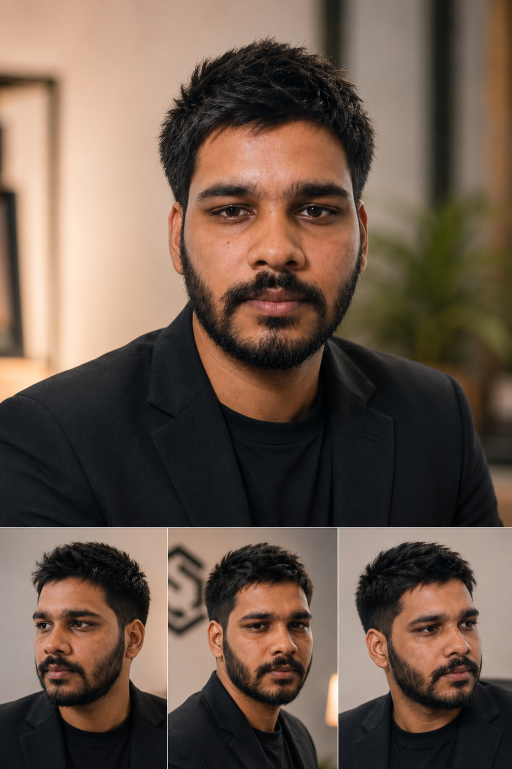
#> input picture gourav.png, 1023 x 1537 px (shown at 1/2 size)
$ python generate_profile.py
#> lines starting #> are read from the running program, lines starting #| are printed output that depends on the picture; after the words box and inside, x2 and y2 are one past the last pixel; in counts of white or black regions, pixels touching at a corner belong together
import re
import random
import numpy as np
from PIL import Image, ImageOps, ImageFilter
import scipy.ndimage as ndimage

# ==============================================================================
# 1. IMAGE PROCESSING PIPELINE
# ==============================================================================

def dither_serpentine(image_np):
    h, w = image_np.shape
    out = np.zeros((h, w), dtype=np.uint8)
    err = image_np.copy().astype(float)

    for y in range(h):
        if y % 2 == 0:
            x_range = range(w)
        else:
            x_range = range(w - 1, -1, -1)

        for x in x_range:
            old_val = err[y, x]
            new_val = 255 if old_val > 127 else 0
            out[y, x] = new_val
            diff = old_val - new_val

            direction = 1 if y % 2 == 0 else -1

            # neighbor 1: right
            nx, ny = x + direction, y
            if 0 <= nx < w and 0 <= ny < h:
                err[ny, nx] += diff * 7 / 16
            # neighbor 2: bottom-left
            nx, ny = x - direction, y + 1
            if 0 <= nx < w and 0 <= ny < h:
                err[ny, nx] += diff * 3 / 16
            # neighbor 3: bottom
            nx, ny = x, y + 1
            if 0 <= nx < w and 0 <= ny < h:
                err[ny, nx] += diff * 5 / 16
            # neighbor 4: bottom-right
            nx, ny = x + direction, y + 1
            if 0 <= nx < w and 0 <= ny < h:
                err[ny, nx] += diff * 1 / 16

    return out

def get_dithered_dots(img_path):
#> called with img_path = 'gourav.png'
    print(f"Loading and preprocessing {img_path}...")
    img = Image.open(img_path)
#> img is the input picture: PIL image 1023x1537 RGB; mean R, G, B 106.8, 88.1, 75.4
    w, h = img.size
#> w = 1023; h = 1537

    # Resize and crop to 300x340 (head and shoulders)
    new_w = 300
    new_h = int(h * (new_w / w))
#> new_h = 450
    img_resized = img.resize((new_w, new_h), Image.Resampling.LANCZOS)
    img_cropped = img_resized.crop((0, 40, 300, 380))

    # Preprocess
    gray = ImageOps.grayscale(img_cropped)
    gray_ac = ImageOps.autocontrast(gray, cutoff=1)
    gray_filter = gray_ac.filter(ImageFilter.UnsharpMask(radius=3, percent=140))
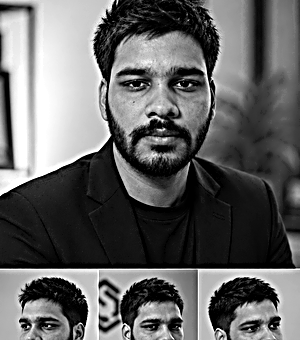
#> gray_filter: PIL image 300x340 L; min 0, max 255, mean 99.5

    # Contrast 1.3x
    np_img = np.array(gray_filter, dtype=float)
    mean = np.mean(np_img)
#> mean = 99.47
    np_img = (np_img - mean) * 1.3 + mean
    np_img = np.clip(np_img, 0, 255)
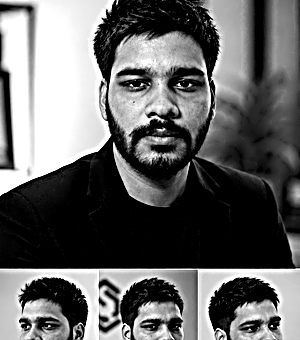
#> np_img: shape (340, 300) float64; min 0, max 255, mean 101.8
    img_prep = Image.fromarray(np_img.astype(np.uint8))

    # Background Segmentation for Dark Mode
    pixels = np.array(img_cropped, dtype=float)
    h_c, w_c, c_c = pixels.shape
#> h_c = 340; w_c = 300; c_c = 3
    patch_tl = pixels[0:15, 0:15]
    patch_tr = pixels[0:15, w_c-15:w_c]
    bg_color_tl = np.mean(patch_tl, axis=(0,1))
#> bg_color_tl = [121.4, 90.66, 64.69]
    bg_color_tr = np.mean(patch_tr, axis=(0,1))
#> bg_color_tr = [126, 87.87, 53.9]

    dist_tl = np.linalg.norm(pixels - bg_color_tl, axis=2)
    dist_tr = np.linalg.norm(pixels - bg_color_tr, axis=2)

    thresh = 60.0
    bg_mask = (dist_tl < thresh) | (dist_tr < thresh)
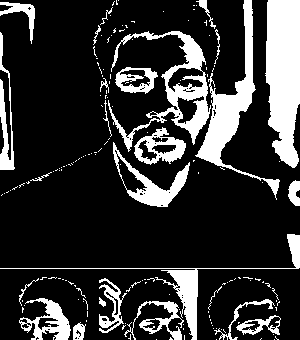
#> bg_mask: shape (340, 300) bool; 20.2% white; 164 white regions (138 under 20 px), largest, box (x1, y1, x2, y2) and area: (265, 0, 300, 168) 4736, (195, 0, 280, 200) 3183, (108, 31, 211, 152) 2795
    fg_mask = ~bg_mask

    struct = np.ones((3, 3), dtype=bool)
    fg_closed = ndimage.binary_closing(fg_mask, structure=struct, iterations=3)
#> fg_closed: shape (340, 300) bool; 84.6% white; 12 black regions, largest, box (x1, y1, x2, y2) and area: (0, 0, 300, 340) 12097, (172, 270, 198, 331) 949, (139, 171, 187, 206) 771
    fg_filled = ndimage.binary_fill_holes(fg_closed)
#> fg_filled: shape (340, 300) bool; 88.1% white; 1 black region, box (x1, y1, x2, y2) and area: (0, 0, 300, 340) 12097

    labeled_array, num_features = ndimage.label(fg_filled)
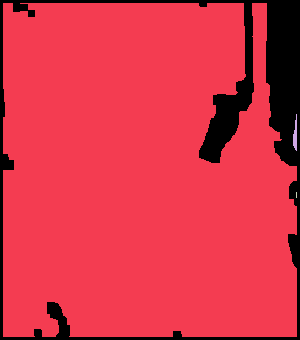
#> labeled_array: shape (340, 300) int32; 4 distinct labels, from 0 to 3; one colour per label, 0 black
#> num_features = 3
    if num_features > 0:
        component_sizes = ndimage.sum(fg_filled, labeled_array, range(1, num_features + 1))
#> component_sizes = [89800, 97, 6]
        largest_component_label = np.argmax(component_sizes) + 1
#> largest_component_label = 1
        fg_largest = (labeled_array == largest_component_label)
#> fg_largest: shape (340, 300) bool; 88% white; 1 black region, box (x1, y1, x2, y2) and area: (0, 0, 300, 340) 12200
    else:
        fg_largest = fg_filled

    # Generate Dark dots
    np_dark = np.array(img_prep, dtype=float)
    np_dark[~fg_largest] = 0.0
#> np_dark: shape (340, 300) float64; min 0, max 255, mean 88.2
    dithered_dark = dither_serpentine(np_dark)
#> after the loop in dither_serpentine, `for y in range(h):`:
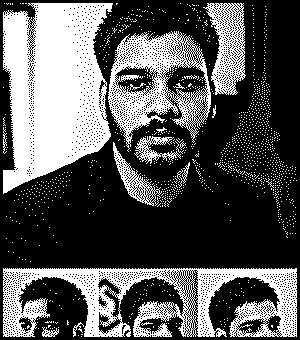
#> out: shape (340, 300); 34.6% white; 1327 white regions (1312 under 20 px), largest, box (x1, y1, x2, y2) and area: (3, 3, 113, 194) 15002, (3, 268, 297, 337) 10055, (108, 31, 211, 152) 5052
    dark_dots = [(x, y) for y in range(340) for x in range(300) if dithered_dark[y, x] == 255]
#> dark_dots = 35304 items

    # Generate Light dots (entire image dithered, dots are dark parts, value=0)
    dithered_light = dither_serpentine(np.array(img_prep, dtype=float))
#> after the loop in dither_serpentine (call 2), `for y in range(h):`:
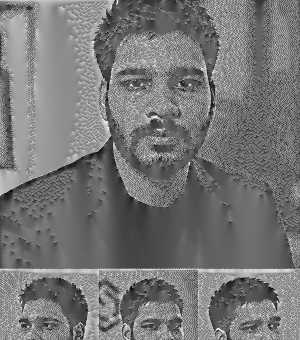
#> err: shape (340, 300) float64; min -93.77, max 345.4, mean 111.4; drawn with min black and max white
#> after the loop in dither_serpentine (call 2), `for y in range(h):`:
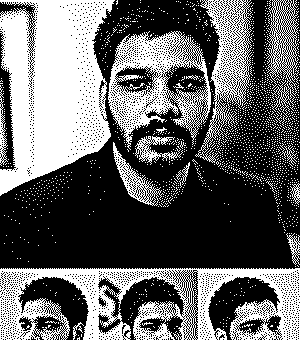
#> out: shape (340, 300); 39.8% white; 1718 white regions (1701 under 20 px), largest, box (x1, y1, x2, y2) and area: (0, 0, 115, 196) 15543, (0, 268, 300, 340) 11337, (108, 31, 211, 150) 5071
    light_dots = [(x, y) for y in range(340) for x in range(300) if dithered_light[y, x] == 0]
#> light_dots = 61393 items

    print(f"Generated {len(dark_dots)} dark dots and {len(light_dots)} light dots.")
#| Generated 35304 dark dots and 61393 light dots.
    return dark_dots, light_dots

# ==============================================================================
# 2. SVG GENERATION AND PARSING
# ==============================================================================

# [81 lines left out: functions parse_svg_paths, generate_path_data, not called in this run]

def process_template_svg(template_path, new_dots, output_path, is_dark):
    print(f"Processing template {template_path} -> {output_path}...")
    with open(template_path, "r", encoding="utf-8") as f:
        svg_content = f.read()

    subgroups = parse_svg_paths(svg_content, is_dark)
    intro_groups = [g for g in subgroups if g['is_intro']]
    drift_groups = [g for g in subgroups if not g['is_intro']]

    print(f"Template has {len(intro_groups)} intro groups and {len(drift_groups)} drift groups.")

    # 1. Distribute new dots into intro groups randomly
    new_dots_shuffled = new_dots.copy()
    random.seed(42) # deterministic distribution
    random.shuffle(new_dots_shuffled)

    intro_dot_bins = [[] for _ in range(len(intro_groups))]
    for idx, dot in enumerate(new_dots_shuffled):
        bin_idx = idx % len(intro_groups)
        intro_dot_bins[bin_idx].append(dot)

    # 2. Distribute new dots into drift groups spatially
    drift_dot_bins = [[] for _ in range(len(drift_groups))]
    drift_means = np.array([g['mean_pos'] for g in drift_groups]) # shape (94, 2)

    for dot in new_dots:
        # Find closest drift group based on mean position
        dot_pos = np.array(dot)
        dists = np.linalg.norm(drift_means - dot_pos, axis=1)
        best_group_idx = np.argmin(dists)
        drift_dot_bins[best_group_idx].append(dot)

    # 3. Replace the subgroup path data in-place inside the svg_content
    svg_content_new = svg_content

    # Replace Intro subgroups
    for idx, g in enumerate(intro_groups):
        new_path = generate_path_data(intro_dot_bins[idx])
        g_text_new = re.sub(r'<path d="[^"]+"', f'<path d="{new_path}"', g['text'])
        svg_content_new = svg_content_new.replace(g['text'], g_text_new)

    # Replace Drift subgroups
    for idx, g in enumerate(drift_groups):
        new_path = generate_path_data(drift_dot_bins[idx])
        g_text_new = re.sub(r'<path d="[^"]+"', f'<path d="{new_path}"', g['text'])
        svg_content_new = svg_content_new.replace(g['text'], g_text_new)

    # 4. Process travelers in Group 157
    # For each traveler <use href="#tvdark" opacity="0"><animate .../><animateTransform ... values="x0 y0; x0 y0; ..."/></use>
    # We want to match traveler starting coordinate x0 y0 to a unique dot in new_dots
    # We will match them to the closest unused dots from new_dots
    travelers_start_idx = svg_content_new.find('<g transform="translate(50,86) scale(1.2400,1.4471)">')
    travelers_end_idx = svg_content_new.find('</g>', travelers_start_idx)
    travelers_content = svg_content_new[travelers_start_idx:travelers_end_idx]

    # Find all use elements
    use_elements = re.findall(r'<use[^>]+>.*?</use>', travelers_content, re.DOTALL)
    print(f"Found {len(use_elements)} travelers in Group 157.")

    # Greedy matching of travelers to new dots
    matched_dots = set()
    new_use_elements = []

    # Pre-build a KDTree or just simple grid matching for speed
    # Since new_dots has ~17,000 items and travelers is ~900, simple nearest-neighbor with a set is fast enough in Python
    new_dots_arr = np.array(new_dots)

    for use_el in use_elements:
        # Extract the original x0 y0 from values="..." inside animateTransform specifically
        val_match = re.search(r'<animateTransform[^>]+values="([^"]+)"', use_el)
        if val_match:
            vals_str = val_match.group(1)
            vals = vals_str.split(';')
            # First value is "x0 y0"
            x0_orig, y0_orig = map(float, vals[0].strip().split())

            # Find the closest unmatched dot from new_dots
            orig_pos = np.array([x0_orig, y0_orig])
            dists = np.linalg.norm(new_dots_arr - orig_pos, axis=1)
            # Sort indices by distance
            sorted_indices = np.argsort(dists)
            best_dot = None
            for idx in sorted_indices:
                dot_tuple = tuple(new_dots[idx])
                if dot_tuple not in matched_dots:
                    best_dot = dot_tuple
                    matched_dots.add(dot_tuple)
                    break

            if best_dot is None:
                # Fallback to absolute closest if all matched
                best_dot = tuple(new_dots[sorted_indices[0]])

            new_x0, new_y0 = best_dot

            # Reconstruct the values attribute
            vals[0] = f"{new_x0} {new_y0}"
            vals[1] = f"{new_x0} {new_y0}"
            vals[-1] = f"{new_x0} {new_y0}"

            new_vals_str = ";".join(vals)

            # Find animateTransform tag to replace values only inside it
            anim_trans_match = re.search(r'<animateTransform[^>]+>', use_el)
            if anim_trans_match:
                anim_trans_tag = anim_trans_match.group(0)
                new_anim_trans_tag = re.sub(r'values="[^"]+"', f'values="{new_vals_str}"', anim_trans_tag)
                new_use_el = use_el.replace(anim_trans_tag, new_anim_trans_tag)
            else:
                new_use_el = use_el

            # If light mode, make sure use href is '#tvlight'
            if not is_dark:
                new_use_el = new_use_el.replace('href="#tvdark"', 'href="#tvlight"')

            new_use_elements.append(new_use_el)
        else:
            new_use_elements.append(use_el)

    new_travelers_content = '<g transform="translate(50,86) scale(1.2400,1.4471)">\n' + "\n".join(new_use_elements)
    svg_content_new = svg_content_new[:travelers_start_idx] + new_travelers_content + svg_content_new[travelers_end_idx:]

    # 5. Replace SYSTEM.INFO details panel texts
    # We will do regex-based search & replace for tspans
    # [34 lines left out: function replace_tspan_row, not called in this run]

    # Replace rows
    svg_content_new = replace_tspan_row("Subject", "Gourav Patidar", svg_content_new)
    svg_content_new = replace_tspan_row("Role", "Full-Stack Developer", svg_content_new)
    svg_content_new = replace_tspan_row("Origin", "Indore, India", svg_content_new)
    svg_content_new = replace_tspan_row("Education", "B.Tech in Computer Science", svg_content_new)
    svg_content_new = replace_tspan_row("Status", "Building + Learning + Shipping", svg_content_new)
    svg_content_new = replace_tspan_row("ToolChain", "VS Code, Git, React, NestJS, TypeScript, Docker", svg_content_new)
    svg_content_new = replace_tspan_row("Core.Lang", "TypeScript, JavaScript, Python, C++", svg_content_new)
    svg_content_new = replace_tspan_row("Core.Frontend", "React, HTML5, CSS3", svg_content_new)
    svg_content_new = replace_tspan_row("Core.Backend", "NestJS, Node.js", svg_content_new)
    svg_content_new = replace_tspan_row("Core.Database", "PostgreSQL, MongoDB", svg_content_new)
    svg_content_new = replace_tspan_row("Core.Infra", "Docker, AWS, Git", svg_content_new)

    svg_content_new = replace_tspan_row("Grid.Mail", "business.gouravpatel@gmail.com", svg_content_new)
    svg_content_new = replace_tspan_row("Grid.Portfolio", "coming soon", svg_content_new)
    svg_content_new = replace_tspan_row("Grid.LinkedIn", "gourav-patidar-6345632b9", svg_content_new)
    svg_content_new = replace_tspan_row("Grid.GitHub", "@GouravPatidar91", svg_content_new)

    # We replace Facebook with a placeholder or something else, or if the user doesn't use Facebook, let's replace Facebook with X/Twitter
    # Let's search if they have a Grid.Facebook and replace label and value
    # In arifhaxn_dark.svg, line 107 has Grid.Facebook
    svg_content_new = re.sub(
        r'<tspan fill="#22D3EE">Grid.Facebook </tspan><tspan fill="rgba\(148,163,184,0.35\)">\.*</tspan><tspan fill="[^"]+" font-weight="600">\s*@arifhaxnn</tspan>',
        f'<tspan fill="#22D3EE">Grid.Twitter </tspan><tspan fill="rgba(148,163,184,0.35)">{"." * 41}</tspan><tspan fill="{"#F8FAFC" if is_dark else "#0F172A"}" font-weight="600"> @gourav_patidar</tspan>',
        svg_content_new
    )

    # Replace email in title bar and other specific email mentions
    # e.g., arifhasan.connect@gmail.com -> gouravpatidar91@gmail.com
    svg_content_new = svg_content_new.replace("arifhasan.connect@gmail.com", "business.gouravpatel@gmail.com")

    # Replace username mentions in other links or titles if any
    svg_content_new = svg_content_new.replace("Arif Hasan", "Gourav Patidar")
    svg_content_new = svg_content_new.replace("arifhaxn", "GouravPatidar91")

    with open(output_path, "w", encoding="utf-8") as f:
        f.write(svg_content_new)
    print(f"Finished writing to {output_path}.")

# ==============================================================================
# MAIN EXECUTION
# ==============================================================================
if __name__ == "__main__":
    dark_dots, light_dots = get_dithered_dots("gourav.png")
#> dark_dots = 35304 items; light_dots = 61393 items

    # Process dark mode SVG
    process_template_svg("arifhaxn_dark.svg", dark_dots, "dark.svg", is_dark=True)
#> (the run stopped early here; a loop or call above may not have finished)
